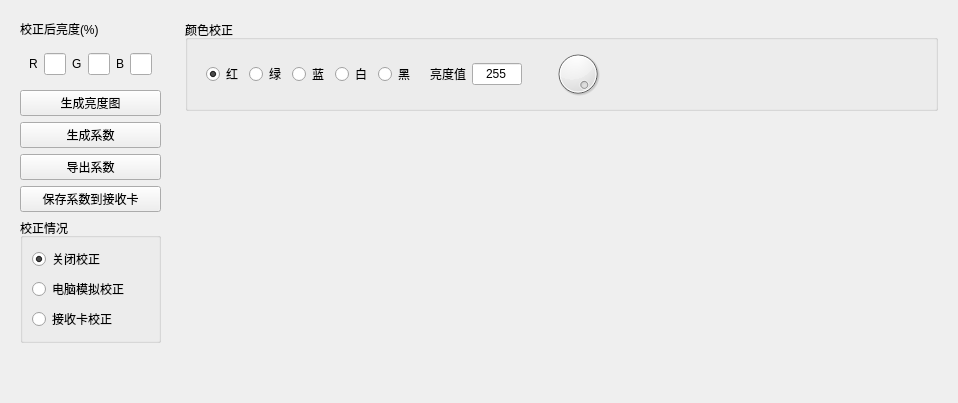
      <widget class="QWidget" name="page_6">
       <layout class="QHBoxLayout" name="horizontalLayout_10" stretch="1,9">
        <item>
         <widget class="QWidget" name="widget_7" native="true">
          <layout class="QVBoxLayout" name="verticalLayout_6">
           <item>
            <widget class="QLabel" name="label_29">
             <property name="text">
              <string>校正后亮度(%)</string>
             </property>
            </widget>
           </item>
           <item>
            <widget class="QWidget" name="widget_8" native="true">
             <layout class="QHBoxLayout" name="horizontalLayout_7">
              <item>
               <widget class="QLabel" name="label_30">
                <property name="text">
                 <string>R</string>
                </property>
               </widget>
              </item>
              <item>
               <widget class="QLineEdit" name="lineEdit_4"/>
              </item>
              <item>
               <widget class="QLabel" name="label_31">
                <property name="text">
                 <string>G</string>
                </property>
               </widget>
              </item>
              <item>
               <widget class="QLineEdit" name="lineEdit_5"/>
              </item>
              <item>
               <widget class="QLabel" name="label_32">
                <property name="text">
                 <string>B</string>
                </property>
               </widget>
              </item>
              <item>
               <widget class="QLineEdit" name="lineEdit_6"/>
              </item>
             </layout>
             <zorder>lineEdit_6</zorder>
             <zorder>lineEdit_4</zorder>
             <zorder>label_31</zorder>
             <zorder>lineEdit_5</zorder>
             <zorder>label_32</zorder>
             <zorder>label_30</zorder>
            </widget>
           </item>
           <item>
            <widget class="QPushButton" name="pushButton_6">
             <property name="text">
              <string>生成亮度图</string>
             </property>
            </widget>
           </item>
           <item>
            <widget class="QPushButton" name="pushButton_7">
             <property name="text">
              <string>生成系数</string>
             </property>
            </widget>
           </item>
           <item>
            <widget class="QPushButton" name="pushButton_8">
             <property name="text">
              <string>导出系数</string>
             </property>
            </widget>
           </item>
           <item>
            <widget class="QPushButton" name="pushButton_9">
             <property name="text">
              <string>保存系数到接收卡</string>
             </property>
            </widget>
           </item>
           <item>
            <widget class="QGroupBox" name="groupBox_5">
             <property name="title">
              <string>校正情况</string>
             </property>
             <layout class="QVBoxLayout" name="verticalLayout_7">
              <item>
               <widget class="QRadioButton" name="radioButton_3">
                <property name="text">
                 <string>关闭校正</string>
                </property>
                <property name="checked">
                 <bool>true</bool>
                </property>
               </widget>
              </item>
              <item>
               <widget class="QRadioButton" name="radioButton_4">
                <property name="text">
                 <string>电脑模拟校正</string>
                </property>
               </widget>
              </item>
              <item>
               <widget class="QRadioButton" name="radioButton_5">
                <property name="text">
                 <string>接收卡校正</string>
                </property>
               </widget>
              </item>
             </layout>
            </widget>
           </item>
           <item>
            <spacer name="verticalSpacer_2">
             <property name="orientation">
              <enum>Qt::Vertical</enum>
             </property>
             <property name="sizeHint" stdset="0">
              <size>
               <width>20</width>
               <height>40</height>
              </size>
             </property>
            </spacer>
           </item>
          </layout>
         </widget>
        </item>
        <item>
         <widget class="QWidget" name="widget_9" native="true">
          <layout class="QVBoxLayout" name="verticalLayout_8" stretch="1,14">
           <item>
            <widget class="QGroupBox" name="groupBox_6">
             <property name="title">
              <string>颜色校正</string>
             </property>
             <layout class="QHBoxLayout" name="horizontalLayout_9">
              <item>
               <widget class="QWidget" name="widget_10" native="true">
                <layout class="QHBoxLayout" name="horizontalLayout_8">
                 <item>
                  <widget class="QRadioButton" name="radioButton_testRed">
                   <property name="text">
                    <string>红</string>
                   </property>
                   <property name="checked">
                    <bool>true</bool>
                   </property>
                  </widget>
                 </item>
                 <item>
                  <widget class="QRadioButton" name="radioButton_testGreen">
                   <property name="text">
                    <string>绿</string>
                   </property>
                  </widget>
                 </item>
                 <item>
                  <widget class="QRadioButton" name="radioButton_testBlue">
                   <property name="text">
                    <string>蓝</string>
                   </property>
                  </widget>
                 </item>
                 <item>
                  <widget class="QRadioButton" name="radioButton_testWhite">
                   <property name="text">
                    <string>白</string>
                   </property>
                  </widget>
                 </item>
                 <item>
                  <widget class="QRadioButton" name="radioButton_testBlack">
                   <property name="text">
                    <string>黑</string>
                   </property>
                  </widget>
                 </item>
                </layout>
               </widget>
              </item>
              <item>
               <widget class="QLabel" name="label_33">
                <property name="text">
                 <string>亮度值</string>
                </property>
               </widget>
              </item>
              <item>
               <widget class="QLineEdit" name="lineEdit_brightness">
                <property name="maximumSize">
                 <size>
                  <width>50</width>
                  <height>16777215</height>
                 </size>
                </property>
                <property name="text">
                 <string>255</string>
                </property>
                <property name="alignment">
                 <set>Qt::AlignCenter</set>
                </property>
               </widget>
              </item>
              <item>
               <widget class="QDial" name="dial_brightness">
                <property name="maximum">
                 <number>255</number>
                </property>
                <property name="value">
                 <number>255</number>
                </property>
               </widget>
              </item>
              <item>
               <spacer name="horizontalSpacer_14">
                <property name="orientation">
                 <enum>Qt::Horizontal</enum>
                </property>
                <property name="sizeHint" stdset="0">
                 <size>
                  <width>40</width>
                  <height>20</height>
                 </size>
                </property>
               </spacer>
              </item>
             </layout>
            </widget>
           </item>
           <item>
            <widget class="QWidget" name="widget_11" native="true"/>
           </item>
          </layout>
         </widget>
        </item>
       </layout>
      </widget>
